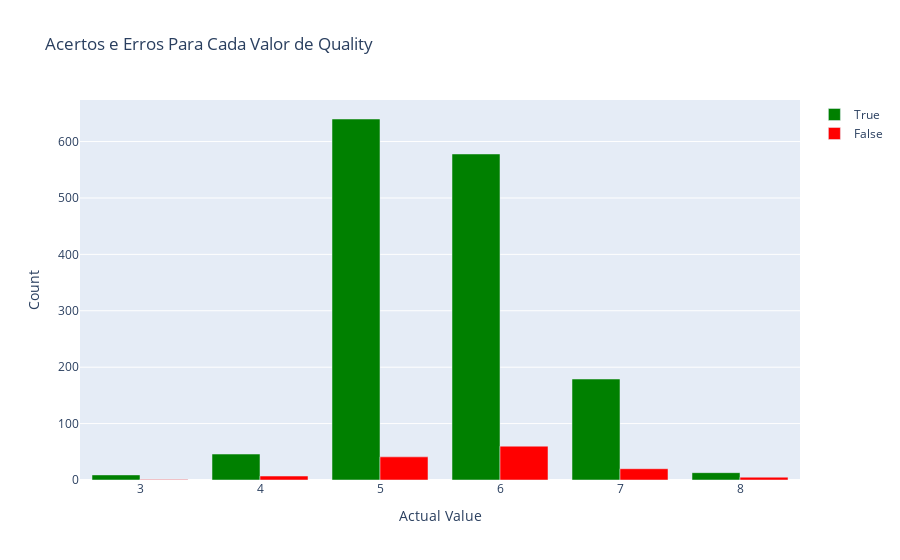

Notebook code cell kept with this figure:
### Code cell
actual = true_table['Real']
predicted = ff


tolerance = 0.0 
is_correct = [(abs(a - p) <= tolerance) for a, p in zip(actual, predicted)]

unique_values = list(range(3, 9)) 
true_counts = []
false_counts = []

for value in unique_values:
    indices = [i for i, a in enumerate(actual) if a == value]
    true_count = sum(1 for i in indices if is_correct[i])
    false_count = len(indices) - true_count
    true_counts.append(true_count)
    false_counts.append(false_count)

fig = go.Figure(data=[
    go.Bar(name='True', x=unique_values, y=true_counts, marker_color='green'),
    go.Bar(name='False', x=unique_values, y=false_counts, marker_color='red')
])

fig.update_layout(
    title='Acertos e Erros Para Cada Valor de Quality',
    xaxis_title='Actual Value',
    yaxis_title='Count',
    barmode='group'
)

fig.show()

### Figure 1 — Plotly figure (JSON) as saved in the notebook; plotly's stock layout.template omitted (floating-point values rounded to 4 significant figures)
{"data": [{"marker": {"color": "green"}, "name": "True", "type": "bar", "x": [3, 4, 5, 6, 7, 8], "y": [9, 46, 640, 578, 179, 13]}, {"marker": {"color": "red"}, "name": "False", "type": "bar", "x": [3, 4, 5, 6, 7, 8], "y": [1, 7, 41, 60, 20, 5]}], "layout": {"barmode": "group", "title": {"text": "Acertos e Erros Para Cada Valor de Quality"}, "xaxis": {"title": {"text": "Actual Value"}}, "yaxis": {"title": {"text": "Count"}}}}
